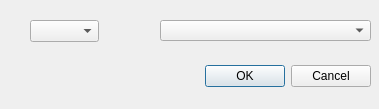
<?xml version="1.0" encoding="UTF-8"?>
<ui version="4.0">
 <class>Procure</class>
 <widget class="QDialog" name="Procure">
  <property name="geometry">
   <rect>
    <x>0</x>
    <y>0</y>
    <width>379</width>
    <height>109</height>
   </rect>
  </property>
  <property name="windowTitle">
   <string>Procure</string>
  </property>
  <widget class="QDialogButtonBox" name="buttonBox">
   <property name="geometry">
    <rect>
     <x>200</x>
     <y>60</y>
     <width>171</width>
     <height>32</height>
    </rect>
   </property>
   <property name="orientation">
    <enum>Qt::Horizontal</enum>
   </property>
   <property name="standardButtons">
    <set>QDialogButtonBox::Cancel|QDialogButtonBox::Ok</set>
   </property>
  </widget>
  <widget class="QComboBox" name="comboBox">
   <property name="geometry">
    <rect>
     <x>160</x>
     <y>20</y>
     <width>211</width>
     <height>21</height>
    </rect>
   </property>
  </widget>
  <widget class="QComboBox" name="comboBox_2">
   <property name="geometry">
    <rect>
     <x>30</x>
     <y>20</y>
     <width>69</width>
     <height>22</height>
    </rect>
   </property>
  </widget>
 </widget>
 <resources/>
 <connections>
  <connection>
   <sender>buttonBox</sender>
   <signal>accepted()</signal>
   <receiver>Procure</receiver>
   <slot>accept()</slot>
   <hints>
    <hint type="sourcelabel">
     <x>248</x>
     <y>254</y>
    </hint>
    <hint type="destinationlabel">
     <x>157</x>
     <y>274</y>
    </hint>
   </hints>
  </connection>
  <connection>
   <sender>buttonBox</sender>
   <signal>rejected()</signal>
   <receiver>Procure</receiver>
   <slot>reject()</slot>
   <hints>
    <hint type="sourcelabel">
     <x>316</x>
     <y>260</y>
    </hint>
    <hint type="destinationlabel">
     <x>286</x>
     <y>274</y>
    </hint>
   </hints>
  </connection>
 </connections>
</ui>
